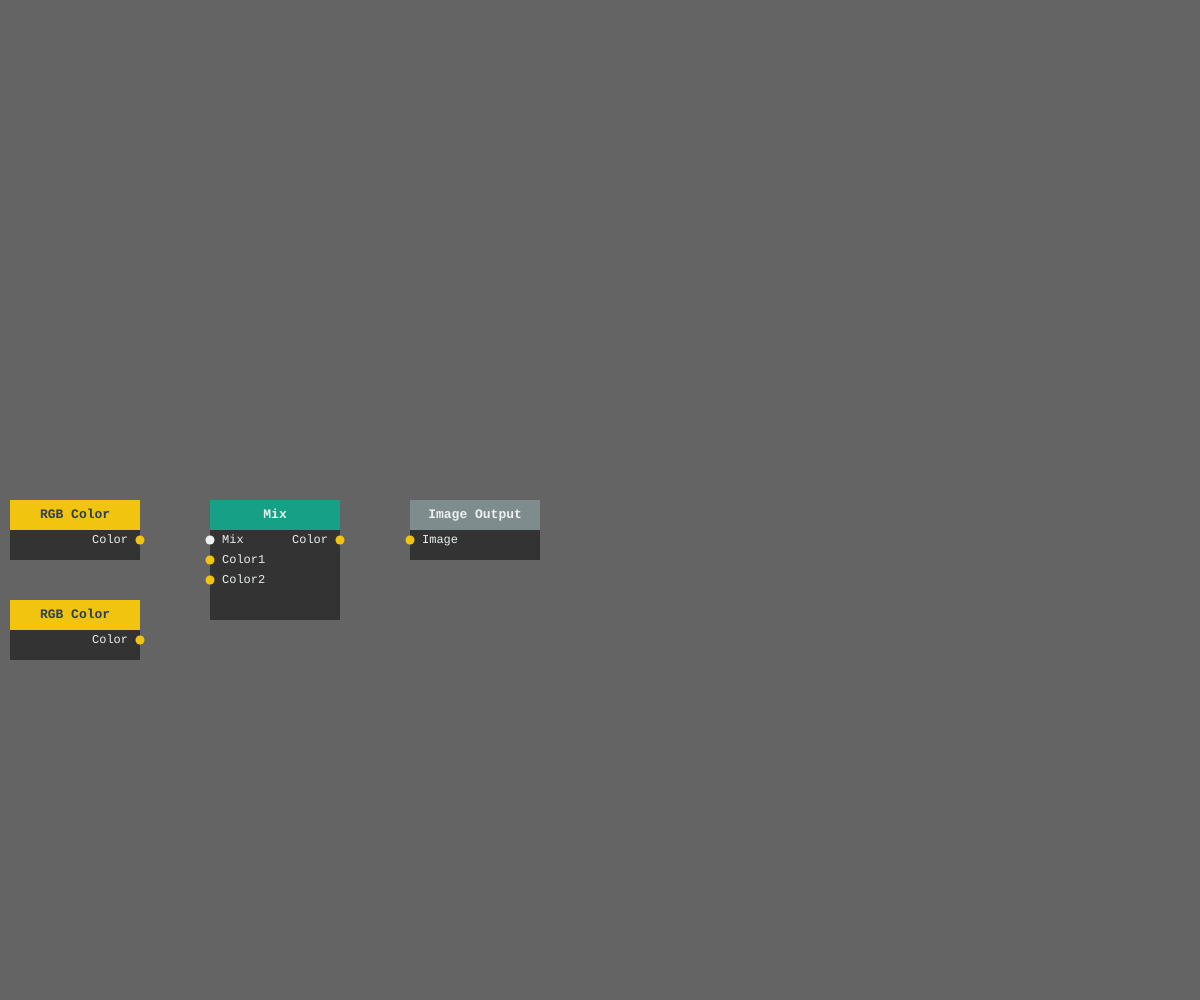
Frame 1 (no input)
Frame 60 (no input): identical to frame 1, image omitted
Frame 120 (the mouse pressed at the canvas centre since frame 60): identical to frame 1, image omitted

The p5.js sketch that drew this single still picture (run headless with seeded random() and noise() and a simulated clock; from frame 60 on, the mouse is pressed at the canvas centre):

// p5.js sketch
// ── sketch.js
//variable containing the difference between the selected node's position and the cursor position
let moveOffset;
//array containing all the nodes of the graph
let nodes;
//test variable containing the current background color
let backColor;

function setup()
{
    createCanvas(innerWidth,innerHeight);
    document.addEventListener('contextmenu', event => event.preventDefault());

    nodes = new Array();

    nodes.push(new OutNode(410,height/2));
    nodes.push(new ColorNode(10,height/2));
    nodes.push(new ColorNode(10,height/2+100));
    nodes.push(new MixNode(210,height/2));

    nodes[3].connect('iColor1',nodes[1],'oColor');
    nodes[3].connect('iColor2',nodes[2],'oColor');
    nodes[0].connect('iImage',nodes[3],'oColor');

    nodes[1].setColor(color(0,0,0));
    nodes[2].setColor(color(255,0,0));

    backColor = 100;
}

function draw()
{
    background(backColor);

    //nodes[0].compute();
    //TODO: draw nodes in order of connection to avoid lines on top of ios
    nodes.forEach(function(node){
        node.draw();
    }, this);
}

function keyPressed()
{
    
    if(keyCode === 112) //F1
    {
        nodes[0].compute();
    }
    if(keyCode === 13) //ENTER
    {
        nodes[1].setColor(color(random(255),random(255),random(255)));
    }
    
}

function mousePressed()
{
    if(mouseButton === LEFT)
    {
        nodes.forEach(function(node){
            if(isCursorInNode(node) || node.isResizeZoneHovered)
            {
                node.select();
                moveOffset = createVector(mouseX-node.x,mouseY-node.y);
            }
            else
            {
                node.deselect();
            }
        }, this);
    }
}

function mouseReleased()
{
    cursor(ARROW);
}

function mouseMoved()
{
    nodes.forEach(function(node) {  
        node.isResizeZoneHovered = isCursorWithinResizeZone(node);
    }, this);
}

function mouseDragged()
{
    if(mouseButton === LEFT)
    {
        cursor(MOVE);
        nodes.forEach(function(node) {  
            if(node.isResizeZoneHovered)
            {
                node.resizeTo(mouseX-node.x);
            }
            else if(node.isSelected)
            {
                //selected but now resize hovered
                node.moveTo(mouseX-moveOffset.x,mouseY-moveOffset.y);
            }
        }, this);
    }
}

/**
 * changes the background color variable.
 * 
 * @param {*} newColor 
 */
function setBackgroundColor(newColor)
{
    backColor = newColor;
}

/**
 * Returns whether the cursor is currently inside a given node.
 * 
 * @param {BaseNode} node the node to test
 */
function isCursorInNode(node)
{
    return (mouseX >= node.x && mouseX <= node.x+node.w) && (mouseY >= node.y && mouseY <= node.y+node.h);
}

/**
 * Returns whether the cursor is currently inside the resizing zone of a given node.
 * 
 * @param {BaseNode} node the node to test
 */
function isCursorWithinResizeZone(node)
{
    return abs(mouseX-(node.x+node.w)) <= SELECT_DIST && (mouseY >= node.y && mouseY <= node.y+node.h);
}

/**
 * Returns n constrained between the minimum and the maximum.
 * 
 * @param {number} n the number to clamp
 * @param {number} minimum the minimum value to return
 * @param {number} maximum the maximum value to return
 */
function clamp(n,minimum,maximum)
{
    return min(max(n,minimum),maximum);
}

// ── basenode.js
//constant values for the nodes
const HEADER_MIN_WIDTH = 90;
const HEADER_HEIGHT = 30;
const BOX_COLOR = '#333';
const TEXT_LIGHT_COLOR = '#ecf0f1';
const TEXT_DARK_COLOR = '#2c3e50';
const SELECT_COLOR = '#d35400';
const RESIZE_COLOR = '#e67e22';
const SELECT_DIST = 5;
const HEADING_PADDING = 12;
const DARK_TEXT_THRESHOLD = 80;

class BaseNode
{
    /**
     * Creates a basic node, holding a position on the canvas, a size, a color and a heading text.
     * 
     * @param {number} x the x position on the canvas
     * @param {number} y the y position on the canvas
     * @param {number} w the width of the node
     * @param {number} h the height of the node
     * @param {*} c the color of the header of the node
     * @param {string} heading the text contained in the node's header
     */
    constructor(x,y,w,h,c,heading)
    {
        //style to check final size
        textFont('Courier New');
        textStyle(BOLD);
        textSize(13);
        this.minWidth = max(max(textWidth(heading)+HEADING_PADDING,HEADER_MIN_WIDTH),w);

        this.x = x;
        this.y = y;
        this.w = this.minWidth;
        this.h = max(h,HEADER_HEIGHT);
        this.color = c;
        this.heading = heading;

        this.isMinimized = false;
        this.isSelected = false;
        this.isResizeZoneHovered = false;

        this.ios = null;
        this.needsRecompute = true;

        this.textColor = brightness(color(this.color)) > DARK_TEXT_THRESHOLD ? TEXT_DARK_COLOR : TEXT_LIGHT_COLOR;

        //array that holds all the nodes our outputs are connected to
        this.connectedNodes = new Array();
    }

    somethingChanged()
    {
        this.needsRecompute = true;
        this.connectedNodes.forEach(function(node) {
            node.needsRecompute = true;
        }, this);
        console.log("changed "+this.heading);
    }

    /**
     * Template function overloaded by all the child nodes.
     * 
     * verifies that all the input values are up to date, and computes the connected nodes if needed.
     */
    compute()
    {
        //foreach io in this node, we update it's value
        for(let i in this.ios)
        {
            //if the io is connected to something. otherwise, the value is up to date
            if(this.ios[i].connection != null)
            {
                //we make sure the node's output we are connected to are up to date
                if(this.ios[i].connection.node.needsRecompute)
                {
                    this.ios[i].connection.node.compute();
                    //we take the value from the node's ouput we are connected to
                    this.ios[i].value = this.ios[i].connection.node.ios[this.ios[i].connection.outputName].value;

                    //if the parent needs recompute, so do we
                    this.needsRecompute = true;
                }
            }
        }
        
        console.log("computed " + this.heading);
    }
    
    /**
     * Adds a connection from on of this node's inputs to an other node's output.
     * 
     * @param {string} inputName the name of the input we want to connect from
     * @param {BaseNode} outputNode the node we want to connect to
     * @param {string} outputName the name of the output we want to connect to
     */
   connect(inputName,outputNode,outputName)
    {
        if(this.ios[inputName] === undefined || outputNode.ios[outputName] === undefined)
        {
            console.log("Unvalid connection made from "+this.heading);
        }
        else
        {
            this.ios[inputName].defaultValue = this.ios[inputName].value;
            this.ios[inputName].connection = new Connection(outputNode,outputName);

            this.somethingChanged();

            //we add ouself to the newly connected node's list
            if(outputNode.connectedNodes.indexOf(this) === -1)
            {
                outputNode.connectedNodes.push(this);
            }

        }
    }

    /**
     * Removes a connection from on of this noe's inputs.
     * 
     * @param {string} inputName 
     */
    disconnect(inputName)
    {
        if(this.ios[inputName].connection !== null)
        {
            let connectedNodeIndex = this.ios[inputName].connection.node.connectedNodes.indexOf(this);
            if(connectedNodeIndex !== -1)
            {
                this.ios[inputName].connection.node.connectedNodes.splice(connectedNodeIndex,1);
                this.ios[inputName].connection = null;
            }
        }

        this.ios[inputName].value = this.ios[inputName].defaultValue;

        this.somethingChanged();
    }

    /**
     * Moves this node to a given position.
     * 
     * @param {number} x the x componant of the new position
     * @param {number} y the y componant of the new position
     */
    moveTo(x,y)
    {
        this.x = clamp(x,0,width-this.w);
        this.y = clamp(y,0,height-this.h);
    }

    /**
     * Resizes this node's width to a new given one.
     * 
     * @param {number} w the new width of the node
     */
    resizeTo(w)
    {
        //make sure the new width is bigger than the minimum
        //and make sure we arn't resizing outside the canvas
        this.w = clamp(w,this.minWidth,width-this.x);
    }

    /**
     * Draws the node on the canvas.
     * 
     * take care of outlines, ios, minimization and connection lines.
     */
    draw()
    {
        //header
        fill(this.color);
        noStroke();
        rect(this.x,this.y,this.w,HEADER_HEIGHT);
        //heading
        textStyle(BOLD);
        textSize(13);

        fill(this.textColor);

        textAlign(CENTER,CENTER);
        text(this.heading,this.x+this.w/2,this.y+HEADER_HEIGHT/2);

        if(!this.isMinimized)
        {
            fill(BOX_COLOR);
            rect(this.x,this.y+HEADER_HEIGHT,this.w,this.h-HEADER_HEIGHT);
        }

        if(this.isSelected)
        {
            noFill();
            stroke(SELECT_COLOR);
            strokeWeight(1);
            rect(this.x,this.y,this.w,this.h);
        }

        if(this.isResizeZoneHovered)
        {
            stroke(RESIZE_COLOR);
            strokeWeight(2);
            line(this.x+this.w,this.y,this.x+this.w,this.y+this.h);
        }

        //at the end because on top of everything
        if(!this.isMinimized)
        {
            //drawing ios
            for(let i in this.ios)
            {
                let xPos = this.x
                let yPos = this.y+HEADER_HEIGHT+IO_PADDING;
                if(this.ios[i].ioType === ioTypes.OUT)
                {
                    xPos+=this.w;
                }

                //we draw the line below the point
                if(this.ios[i].connection != null)
                {
                    noFill();
                    stroke(0);
                    strokeWeight(2);

                    let connectX = this.ios[i].connection.node.x + this.ios[i].connection.node.w;
                    let connectY = this.ios[i].connection.node.y+HEADER_HEIGHT+IO_PADDING + this.ios[i].connection.node.ios[this.ios[i].connection.outputName].y;

                    line(xPos,yPos+this.ios[i].y,connectX,connectY);
                }

                this.ios[i].draw(xPos,yPos);
            }
        }
    }

    /**
     * Simple method setting isMinimized to true.
     */
    minimize(){this.isMinimized = true;}
    /**
     * Simple method setting isMinimized to false.
     */
    maximize(){this.isMinimized = false;}

    /**
     * Simple method setting isSelected to true.
     */
    select(){this.isSelected = true;}

     /**
     * Simple method setting isSelected to false.
     */
    deselect(){this.isSelected = false;}
}

// ── graph.js
let globalNeedRecompute = false;

class Graph
{
    constructor()
    {
        //variable containing the difference between the selected node's position and the cursor position
        this.moveOffset = createVector(0,0);

        this.nodes = new Array();
        this.nodes.push(new OutNode(width/2,height/2));

        globalNeedRecompute = true;

        this.makingNewConnection = false;
        this.newConnectionStart = createVector(0,0);
    }

    addNode(node)
    {
        this.nodes.push(node);
    }

    getNode(index)
    {
        return this.nodes[index];
    }

    update()
    {
        if(globalNeedRecompute)
        {
            this.nodes[0].compute();
            globalNeedRecompute = false;
        }

        this.draw();
    }

    draw()
    {
        this.nodes.forEach(function(node){
            node.draw();
        }, this);

        if(this.makingNewConnection)
        {
            stroke(255,240);
            noFill();
            strokeWeight(2);
            line(this.newConnectionStart.x,this.newConnectionStart.y,mouseX,mouseY);
        }
    }

    mousePressedEvents()
    {
        if(mouseButton === LEFT)
        {
            this.nodes.forEach(function(node){
                if(isCursorInNode(node) || node.isResizeZoneHovered)
                {
                    node.select();
                    this.moveOffset = createVector(mouseX-node.x,mouseY-node.y);
                }
                else
                {
                    node.deselect();
                }
            }, this);
        }

        if(mouseButton === RIGHT)
        {
            if(!this.makingNewConnection)
            {
                this.makingNewConnection = true;
                this.newConnectionStart = createVector(mouseX,mouseY);
            }
        }
    }

    mouseReleasedEvents()
    {
        cursor(ARROW);

        //TODO: make the connection
        this.makingNewConnection = false;
    }

    mouseMovedEvents()
    {
        this.nodes.forEach(function(node) {  
            node.isResizeZoneHovered = isCursorWithinResizeZone(node);
        }, this);
    }

    mouseDraggedEvents()
    {
        if(mouseButton === LEFT)
        {
            cursor(MOVE);
            this.nodes.forEach(function(node) {  
                if(node.isResizeZoneHovered)
                {
                    node.resizeTo(mouseX-node.x);
                }
                else if(node.isSelected)
                {
                    //selected but now resize hovered
                    node.moveTo(mouseX-this.moveOffset.x,mouseY-this.moveOffset.y);
                }
            }, this);
        }
    }
}

/**
 * Returns whether the cursor is currently inside a given node.
 * 
 * @param {BaseNode} node the node to test
 */
function isCursorInNode(node)
{
    return (mouseX >= node.x && mouseX <= node.x+node.w) && (mouseY >= node.y && mouseY <= node.y+node.h);
}

/**
 * Returns whether the cursor is currently inside the resizing zone of a given node.
 * 
 * @param {BaseNode} node the node to test
 */
function isCursorWithinResizeZone(node)
{
    return abs(mouseX-(node.x+node.w)) <= SELECT_DIST && (mouseY >= node.y && mouseY <= node.y+node.h);
}
// ── io.js
IO_RADIUS = 9;
IO_DISTANCE = 20;
IO_PADDING = 10;
IO_LEGEND_COLOR = '#ecf0f1';
IO_LEGEND_PADDING = 12;

let dataTypes = Object.freeze
({
    COLOR  : 0,
    NUMBER : 1,
    VECTOR : 2,
    properties:
    {
        0:{color:'#f1c40f'},
        1:{color:'#ecf0f1'},
        2:{color:'#2980b9'},
    }
});

let ioTypes = Object.freeze
({
    IN : 0,
    OUT: 1,
});

class Connection
{
    constructor(node,outputName)
    {
        this.node = node;
        this.outputName = outputName;
    }
}

class Io
{
    constructor(index,ioType,dataType,legend,connection,defaultValue)
    {
        this.index = index;
        this.ioType = ioType;
        this.dataType = dataType;
        this.legend = legend;
        this.connection = connection;
        this.defaultValue = defaultValue;
        this.value = defaultValue;
    }

    draw(x,y)
    {
        //circle
        fill(dataTypes.properties[this.dataType].color);
        noStroke();
        ellipse(x,y+this.index*IO_DISTANCE,IO_RADIUS);

        //legend and value
         //no connection, direct legend
        if(!this.isConnected)
        {
            fill(IO_LEGEND_COLOR);
            textStyle(NORMAL);
            textSize(12);
            textAlign(LEFT,CENTER);
            
            let legendX = x+IO_LEGEND_PADDING;

            if(this.ioType === ioTypes.OUT)
            {
                textAlign(RIGHT,CENTER);
                legendX = x-IO_LEGEND_PADDING;
            }

            text(this.legend,legendX,y+this.index*IO_DISTANCE);
        }
    }
}

// ── nodes.js
class MixNode extends BaseNode
{
    /**
     * Mix node lerping between 2 colors based on a factor.
     * 
     * @param {number} x x componant of the default location
     * @param {number} y y componant of the default location
     */
    constructor(x,y)
    {
        super(x,y,130,120,'#16a085','Mix');
        this.ios =
        {
            'iMix'    : new Io(0, ioTypes.IN,  dataTypes.NUMBER, 'Mix',    null, 0.5),
            'iColor1' : new Io(1, ioTypes.IN,  dataTypes.COLOR,  'Color1', null, color(  0,  0,  0)),
            'iColor2' : new Io(2, ioTypes.IN,  dataTypes.COLOR,  'Color2', null, color(255,255,255)),
            'oColor'  : new Io(0, ioTypes.OUT, dataTypes.COLOR,  'Color',  null, color(  0,  0,  0)),
        };

    }

    /**
     * Overloaded function doing the actual node calculation after updating the inputs.
     * 
     * this function only does the actual calculation if needed.
     */
    compute()
    {
        //we update our input values
        super.compute();

        if(this.needsRecompute)
        {
            //actual node work
            this.ios['oColor'].value = lerpColor(this.ios['iColor1'].value,this.ios['iColor2'].value,this.ios['iMix'].value);
            this.needsRecompute = false;
        }
    }
}

class OutNode extends BaseNode
{
    /**
     * Output node responsable for handling the output of the whole graph
     * 
     * @param {number} x x componant of the default location
     * @param {number} y y componant of the default location
     */
    constructor(x,y)
    {
        super(x,y,130,60,'#7f8c8d','Image Output');

        this.ios =
        {
            'iImage' : new Io(0, ioTypes.IN, dataTypes.COLOR, 'Image', null, color(0,0,0)),
        };
    }

    /**
     * Overloaded function doing the actual node calculation after updating the inputs.
     * 
     * this function only does the actual calculation if needed.
     */
    compute()
    {
        super.compute();
        if(this.needsRecompute)
        {
            setBackgroundColor(this.ios['iImage'].value);
            this.needsRecompute = false;
        }
    }
}

class ColorNode extends BaseNode
{
    /**
     * Node containing a single RGB color value.
     * 
     * @param {number} x x componant of the default location
     * @param {number} y y componant of the default location
     */
    constructor(x,y)
    {
        super(x,y,130,60,'#f1c40f','RGB Color');

        this.ios =
        {
            'oColor' : new Io(0, ioTypes.OUT, dataTypes.COLOR, 'Color', null, color(255,0,0)),
        };
    }

    /**
     * Overloaded function doing the actual node calculation after updating the inputs.
     */
    compute()
    {
        super.compute();
        this.needsRecompute = false;
    }


    /**
     * Test method for changing the color of the node by code
     */
    setColor(c)
    {
        this.ios['oColor'].value = c;
        this.somethingChanged();
    }
}
